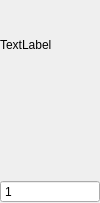
<?xml version="1.0" encoding="UTF-8"?>
<ui version="4.0">
 <class>SymbolControlWidget</class>
 <widget class="QWidget" name="SymbolControlWidget">
  <property name="geometry">
   <rect>
    <x>0</x>
    <y>0</y>
    <width>100</width>
    <height>203</height>
   </rect>
  </property>
  <property name="sizePolicy">
   <sizepolicy hsizetype="Fixed" vsizetype="Fixed">
    <horstretch>0</horstretch>
    <verstretch>0</verstretch>
   </sizepolicy>
  </property>
  <property name="windowTitle">
   <string>Form</string>
  </property>
  <layout class="QVBoxLayout" name="verticalLayout">
   <property name="spacing">
    <number>0</number>
   </property>
   <property name="leftMargin">
    <number>0</number>
   </property>
   <property name="topMargin">
    <number>0</number>
   </property>
   <property name="rightMargin">
    <number>0</number>
   </property>
   <property name="bottomMargin">
    <number>0</number>
   </property>
   <item>
    <widget class="QLabel" name="nameLbl">
     <property name="text">
      <string>TextLabel</string>
     </property>
    </widget>
   </item>
   <item>
    <widget class="QLabel" name="iconLbl">
     <property name="maximumSize">
      <size>
       <width>100</width>
       <height>170</height>
      </size>
     </property>
     <property name="text">
      <string/>
     </property>
     <property name="pixmap">
      <pixmap>icons/1.jpg</pixmap>
     </property>
    </widget>
   </item>
   <item>
    <widget class="QSpinBox" name="inputSB">
     <property name="wrapping">
      <bool>true</bool>
     </property>
     <property name="buttonSymbols">
      <enum>QAbstractSpinBox::NoButtons</enum>
     </property>
     <property name="minimum">
      <number>1</number>
     </property>
     <property name="maximum">
      <number>36</number>
     </property>
    </widget>
   </item>
  </layout>
 </widget>
 <resources/>
 <connections/>
</ui>
